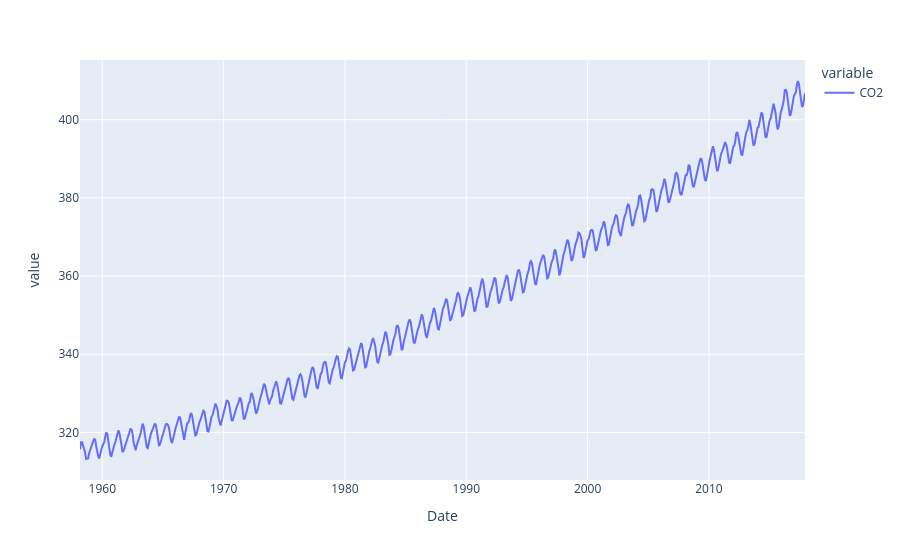

Notebook code cell kept with this figure:
### Markdown cell above
### データの概観

### Code cell
# グラフの表示のために，plotly.express ライブラリをインポートする
import plotly.express as px

# co2 の内容をグラフで表示
display(px.line(co2['CO2']))

### Figure 1 — Plotly figure (JSON) as saved in the notebook; plotly's stock layout.template omitted (floating-point values rounded to 4 significant figures; data arrays with more than 128 entries replaced by an {"elided": "..."} marker saying what was removed)
{"data": [{"hovertemplate": "variable=CO2<br>Date=%{x}<br>value=%{y}<extra></extra>", "legendgroup": "CO2", "line": {"color": "#636efa", "dash": "solid"}, "marker": {"symbol": "circle"}, "mode": "lines", "name": "CO2", "orientation": "v", "showlegend": true, "type": "scatter", "x": {"elided": "713 str values"}, "xaxis": "x", "y": {"elided": "713 float values"}, "yaxis": "y"}], "layout": {"legend": {"title": {"text": "variable"}, "tracegroupgap": 0}, "margin": {"t": 60}, "xaxis": {"anchor": "y", "domain": [0, 1], "title": {"text": "Date"}}, "yaxis": {"anchor": "x", "domain": [0, 1], "title": {"text": "value"}}}}
